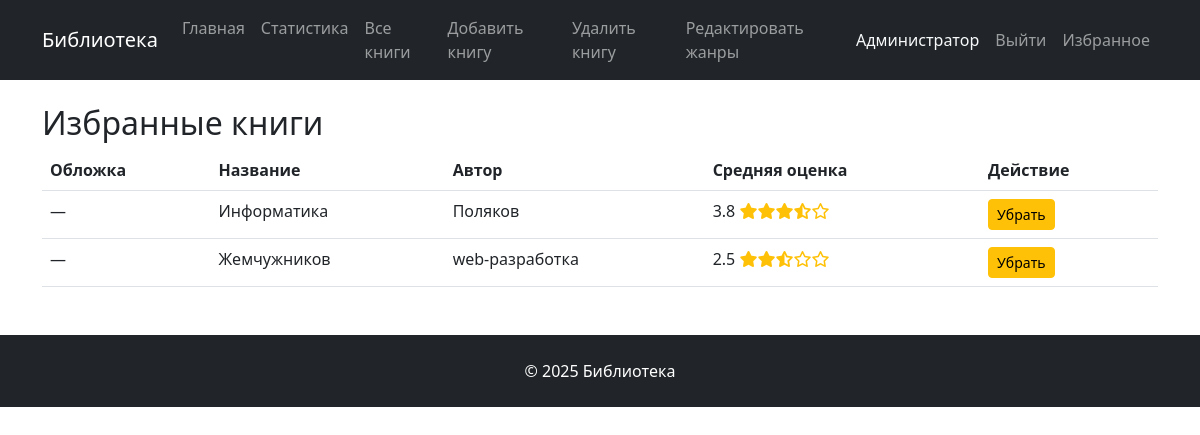
Page /favorites (signed in) on the committed database.
### tables this page shows
CREATE TABLE books (
            id INTEGER PRIMARY KEY AUTOINCREMENT,
            title TEXT NOT NULL,
            author TEXT
        );

### app.py (the view)
@app.route('/favorites')
def favorites():
    user = session.get('user', '')
    if not user:
        flash('Вы должны войти в систему, чтобы просматривать избранное.', 'danger')
        return redirect(url_for('login'))
    conn = get_db()
    user_row = conn.execute('SELECT id FROM user_login WHERE login = ?', (user,)).fetchone()
    user_id = user_row['id'] if user_row else -1
    query = '''
        SELECT b.*, c.cover, AVG(g.points) as avg_rating
        FROM best bs
        JOIN books b ON bs.book_id = b.id
        LEFT JOIN covers c ON b.id = c.book_id
        LEFT JOIN grade g ON b.id = g.book_id
        WHERE bs.user_id = ?
        GROUP BY b.id
    '''
    fav_books = conn.execute(query, (user_id,)).fetchall()
    conn.close()
    return render_template('favorites.html', books=fav_books)

### app.py (called while the page is built)
def get_db():
    conn = sqlite3.connect('instance/database.db')
    conn.row_factory = sqlite3.Row
    return conn

@app.template_filter('stars')
def render_stars(val):
    try:
        val = float(val)
    except:
        return '-'
    full = int(val)
    half = 1 if val - full >= 0.5 else 0
    empty = 5 - full - half
    st_ht = ''.join(['<i class="fas fa-star text-warning"></i>' for i in range(full)])
    if half:
        st_ht += '<i class="fas fa-star-half-stroke text-warning"></i>'
    st_ht += ''.join(['<i class="far fa-star text-warning"></i>' for i in range(empty)])
    return st_ht

### templates/favorites.html (shortened to what this page needs)
{% extends "base.html" %}
{% block content %}
<h2>Избранные книги</h2>
{% if books %}
  <table class="table table-hover">
    <thead>
      <tr>
        <th>Обложка</th>
        <th>Название</th>
        <th>Автор</th>
        <th>Средняя оценка</th>
        <th>Действие</th>
      </tr>
    </thead>
    <tbody>
      {% for book in books %}
        <tr>
          <td>
            {% if book['cover'] %}
              <img src="{{ url_for('uploaded_file', filename=book['cover']) }}" alt="Обложка" style="height: 100px;">
            {% else %}
              —
            {% endif %}
          </td>
          <td>{{ book['title'] }}</td>
          <td>{{ book['author'] }}</td>
          <td>
            {% if book['avg_rating'] %}
              {{ book['avg_rating'] | round(1) }} {{ book['avg_rating'] | stars | safe }}
            {% else %}
              -
            {% endif %}
          </td>
          <td>
            <form method="post" action="{{ url_for('favorite_book') }}">
              <button type="submit" class="btn btn-warning btn-sm">Убрать</button>
            </form>
          </td>
        </tr>
      {% endfor %}
    </tbody>
  </table>
{% else %}
  <p>У вас пока нет избранных книг.</p>
{% endif %}
{% endblock %}

### templates/base.html (shortened to what this page needs)
<!DOCTYPE html>
<html lang="ru">
<head>
    <link href="https://cdn.jsdelivr.net/npm/bootstrap@5.3.0/dist/css/bootstrap.min.css" rel="stylesheet">
    <link rel="stylesheet" href="https://cdnjs.cloudflare.com/ajax/libs/font-awesome/6.5.0/css/all.min.css">
</head>
<body>
    <nav class="navbar navbar-expand-lg navbar-dark bg-dark">
        <div class="container">
            <a class="navbar-brand" href="{{ url_for('home') }}">Библиотека</a>
            <div class="collapse navbar-collapse" id="navbarNav">
                <ul class="navbar-nav me-auto">
                    <li class="nav-item">
                        <a class="nav-link" href="{{ url_for('home') }}">Главная</a>
                    </li>
                    <li class="nav-item">
                        <a class="nav-link" href="{{ url_for('statistics') }}">Статистика</a>
                    </li>
                    <li class="nav-item">
                        <a class="nav-link" href="{{ url_for('show_books') }}">Все книги</a>
                    </li>
                    {% if session.get('is_admin') %}
                    <li class="nav-item">
                        <a class="nav-link" href="{{ url_for('add_book_page') }}">Добавить книгу</a>
                    </li>
                    <li class="nav-item">
                        <a class="nav-link" href="{{ url_for('delete_book_page') }}">Удалить книгу</a>
                    </li>
                    {% endif %}
                    {% if session.get('is_admin') %}
                    <li class="nav-item">
                        <a class="nav-link" href="{{ url_for('edit_genres') }}">Редактировать жанры</a>
                    </li>
                    {% endif %}
                </ul>
                <ul class="navbar-nav">
                    {% if session.get('is_admin') %}
                    <li class="nav-item">
                        <span class="nav-link text-light">Администратор</span>
                    </li>
                    <li class="nav-item">
                        <a class="nav-link" href="{{ url_for('logout') }}">Выйти</a>
                    </li>
                    {% endif %}
                    {% if session.get('user') %}
                    <li class="nav-item">
                        <a class="nav-link" href="{{ url_for('favorites') }}">Избранное</a>
                    </li>
                    {% endif %}
                </ul>
            </div>
        </div>
    </nav>
    <div class="container mt-4">
        {% block content %}{% endblock %}
    </div>
    <footer class="bg-dark text-white mt-5 p-4 text-center">
        <div class="container">
            &copy; 2025 Библиотека
        </div>
    </footer>
</body>
</html>

### rows in the picture
books: title "Информатика", author "Поляков", avg_rating "3.8"
books: title "Жемчужников", author "web-разработка", avg_rating "2.5"
